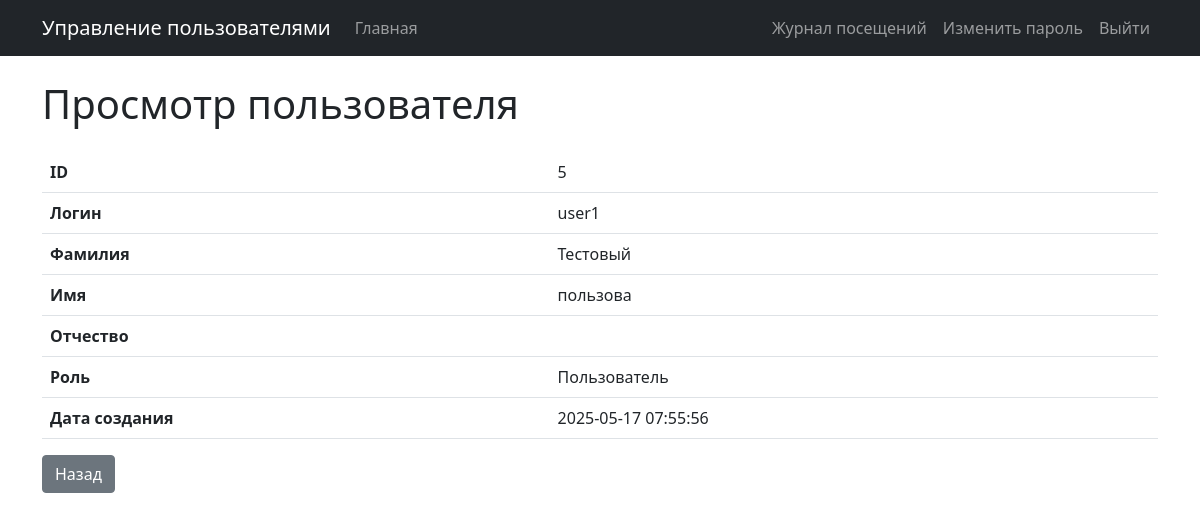
Screenshot of /users/5 (signed in) with the database file from the repository.
### tables this page shows
CREATE TABLE users (
            id INTEGER PRIMARY KEY AUTOINCREMENT,
            login TEXT NOT NULL UNIQUE,
            password_hash TEXT NOT NULL,
            last_name TEXT,
            first_name TEXT NOT NULL,
            middle_name TEXT,
            role_id INTEGER,
            created_at TIMESTAMP DEFAULT CURRENT_TIMESTAMP,
            FOREIGN KEY (role_id) REFERENCES roles(id)
        );

CREATE TABLE roles (
            id INTEGER PRIMARY KEY AUTOINCREMENT,
            name TEXT NOT NULL,
            description TEXT
        );

### lab1_template/app/app.py (the view)
@app.route("/users/<int:user_id>")
def view_user(user_id):
    db = get_db()
    user = db.execute(
        """
        SELECT u.id, u.login, u.first_name, u.last_name, u.middle_name, u.created_at, r.name as role_name
        FROM users u
        LEFT JOIN roles r ON u.role_id = r.id
        WHERE u.id = ?
    """,
        (user_id,),
    ).fetchone()
    if not user:
        flash("Пользователь не найден", "danger")
        return redirect(url_for("index"))
    return render_template("view_user.html", user=user)

### lab1_template/app/app.py (called while the page is built)
def get_db():
    conn = sqlite3.connect(app.config["DATABASE"])
    conn.row_factory = sqlite3.Row
    return conn

@app.before_request
def log_visit():
    if request.path.startswith("/static/"):
        return
    db = get_db()
    user_id = current_user.id if current_user.is_authenticated else None
    db.execute(
        """
    INSERT INTO visit_logs (path, user_id)
    VALUES (?, ?)
    """,
        (request.path, user_id),
    )
    db.commit()

@login_manager.user_loader
def load_user(user_id):
    db = get_db()
    user_data = db.execute(
        """
    SELECT id, login, password_hash, first_name, last_name, middle_name, role_id, created_at
    FROM users WHERE id = ?
    """,
        (user_id,),
    ).fetchone()
    if user_data:
        return User(
            user_id=user_data["id"],
            login=user_data["login"],
            password_hash=user_data["password_hash"],
            first_name=user_data["first_name"],
            last_name=user_data["last_name"],
            middle_name=user_data["middle_name"],
            role_id=user_data["role_id"],
            created_at=user_data["created_at"],
        )
    return None

    def get_role_name(self):
        db = get_db()
        role = db.execute(
            "SELECT name FROM roles WHERE id = ?", (self.role_id,)
        ).fetchone()
        return role["name"] if role else None

### lab1_template/app/templates/view_user.html
{% extends 'base.html' %}
{% block content %}
<h1 class="mb-4">Просмотр пользователя</h1>
<table class="table">
  <tr>
    <th>ID</th>
    <td>{{ user['id'] }}</td>
  </tr>
  <tr>
    <th>Логин</th>
    <td>{{ user['login'] }}</td>
  </tr>
  <tr>
    <th>Фамилия</th>
    <td>{{ user['last_name'] or '' }}</td>
  </tr>
  <tr>
    <th>Имя</th>
    <td>{{ user['first_name'] }}</td>
  </tr>
  <tr>
    <th>Отчество</th>
    <td>{{ user['middle_name'] or '' }}</td>
  </tr>
  <tr>
    <th>Роль</th>
    <td>{{ user['role_name'] or '' }}</td>
  </tr>
  <tr>
    <th>Дата создания</th>
    <td>{{ user['created_at'] }}</td>
  </tr>
</table>
<a href="{{ url_for('index') }}" class="btn btn-secondary">Назад</a>
{% endblock %}

### rows the page displays
users: id "5", login "user1", last_name "Тестовый", first_name "пользова", created_at "2025-05-17 07:55:56"
roles: name "Пользователь"
